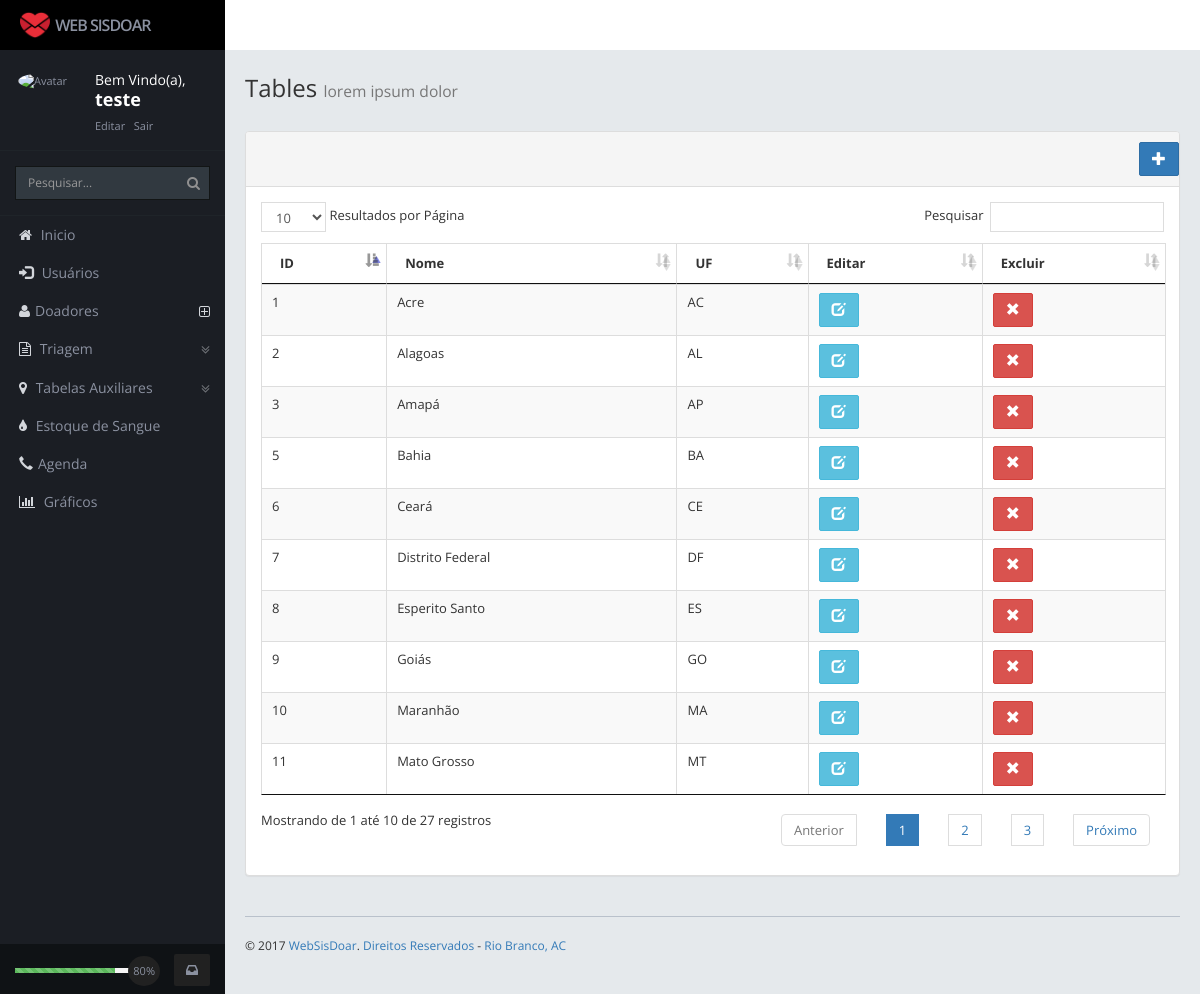
/lista_estados.php (signed in), run on the app's committed database.
### tables this page shows
CREATE TABLE `estado` (
  `idestado` int(11) NOT NULL AUTO_INCREMENT,
  `nome` varchar(45) DEFAULT NULL,
  `uf` varchar(45) DEFAULT NULL,
  PRIMARY KEY (`idestado`)
);

### lista_estados.php (the view, shortened to what this page needs)
<?php
include './config/conexao.php';
?>
<!DOCTYPE html>
<html>
    <head>
        <?php
        include './layout/cabecalho.php';
        ?>
        <link rel="stylesheet" href="../../css/jquery.dataTables.min.css">
    </head>
    <body >
        <div class="body content rows scroll-y">
            <div class="page-heading animated fadeInDownBig">
                <h1>Tables <small>lorem ipsum dolor</small></h1>
            </div>
            <div class="panel panel-default">
                <div class="panel-heading">
                    <div class="row">
                        <a href="cadastrar_estado.php" class="btn btn-primary pull-right"><i class="glyphicon glyphicon-plus"></i></a>
                    </div>
                </div>
                <div class="panel-body">
                    <table width="100%" class="table table-striped table-bordered table-hover" id="example2">
                        <thead>
                            <tr>
                                <th>ID</th>
                                <th>Nome</th>
                                <th>UF</th>
                                <th>Editar</th>
                                <th>Excluir</th>
                            </tr>
                        </thead>
                        <tbody>
                            <?php
                            $sql = ("select * from estado;");
                            foreach ($con->query($sql) as $row) {
                                ?>
                                <tr>
                                    <td><?php echo $row['idestado']; ?></td>
                                    <td><?php echo $row['nome']; ?></td>
                                    <td><?php echo $row['uf']; ?></td>
                                    <td>
                                        <?php echo "<a class='btn btn-info' href='edit_user.php?id=" . $row['idestado'] . "'><i class='glyphicon glyphicon-edit'></i></a>"; ?>
                                    </td>
                                    <td>
                                        <?php echo "<a href='#' class='btn btn-danger' id='excluir' rel='" . $row['idestado'] . "'><i class='glyphicon glyphicon-remove'></i></a>"; ?>
                                    </td>
                                </tr>
                                <?php
                            }
                            ?>
                        </tbody>
                    </table>
                </div>
            </div>
            <?php
            include './layout/rodape.php';
            ?>
    </body>
</html>

### layout/cabecalho.php (shortened to what this page needs)
<!DOCTYPE html>
<html>
    <head>
        <link rel="icon" type="image/png"  href="/SISDOAR/ap.css" rel="stylesheet">
        <link href="/SISDOAR/WebSisDoar/assets/css/style.css" rel="stylesheet">
        <link href="/SISDOAR/WebSisDoar/assets/css/bootstrap.css" rel="stylesheet">
        <link href="/SISDOAR/WebSisDoar/assets/css/style.css" rel="stylesheet">
        <link href="/SISDOAR/WebSisDoar/assets/css/style-responsive.css" rel="stylesheet">
        <link href="/SISDOAR/WebSisDoar/assets/css/animate.css" rel="stylesheet">
        <link href="/SISDOAR/WebSisDoar/assets/third/font-awesome/css/font-awesome.min.css" rel="stylesheet">
        <link href="/SISDOAR/WebSisDoar/assets/third/weather-icon/css/weather-icons.min.css" rel="stylesheet">
        <link href="/SISDOAR/WebSisDoar/assets/third/morris/morris.css" rel="stylesheet">
        <link href="/SISDOAR/WebSisDoar/assets/third/nifty-modal/css/component.css" rel="stylesheet">
        <link href="/SISDOAR/WebSisDoar/assets/third/icheck/skins/minimal/grey.css" rel="stylesheet">
        <link href="/SISDOAR/WebSisDoar/assets/third/select/bootstrap-select.min.css" rel="stylesheet">
        <link href="/SISDOAR/WebSisDoar/assets/third/summernote/summernote.css" rel="stylesheet">
        <link href="/SISDOAR/WebSisDoar/assets/third/magnific-popup/magnific-popup.css" rel="stylesheet">
        <link rel="stylesheet" href="/SISDOAR/WebSisDoar/assets/datatables/dataTables.bootstrap.css">
        <link href="/SISDOAR/WebSisDoar/assets/font-awesome/css/font-awesome.min.css" rel="stylesheet" type="text/css">
    </head>
    <body class="tooltips">
        <div class="container">
            <div class="logo-brand header sidebar rows">
                <div class="logo">
                    <h1><a href="/SISDOAR/WebSisDoar/DashBoard.php"><img src="/SISDOAR/WebSisDoar/assets/img/icon_coracao.png" alt="Logo"> WEB SISDOAR</a></h1>
                </div>
            </div>
            <div class="left side-menu">
                <div class="body rows scroll-y">
                    <div class="sidebar-inner slimscroller">
                        <div class="media">
                            <a class="pull-left" href="#fakelink">
                                <img class="media-object img-circle" src="/SISDOAR/WebSisDoar/assets/img/admin.png" alt="Avatar">
                            </a>
                            <div class="media-body">
                                Bem Vindo(a),
                                <h4 class="media-heading "><strong><?php echo $_SESSION['usuarioNome'] ?></strong></h4>
                                <a href="user-profile.html">Editar</a>
                                <a href="#" class="sair">Sair</a>
                            </div>
                        </div>
                        <div id="search">
                            <form role="form">
                                <input type="text" class="form-control search" placeholder="Pesquisar...">
                                <i class="fa fa-search"></i>
                            </form>
                        </div>
                        <div id="sidebar-menu">
                            <ul>
                                <li><a href="/SISDOAR/WebSisDoar/DashBoard.php"><i class="fa fa-home"></i> Inicio</a></li>
                                <li><a href="/SISDOAR/WebSisDoar/pages/usuario/lista_usuario.php"><i class="glyphicon glyphicon-log-in"></i> Usuários</a></li>
                                <li><a href="/SISDOAR/WebSisDoar/pages/doador/lista_doador.php"><i class="fa fa-user"></i><i class="fa fa-plus-square-o i-right"></i>Doadores</a>
                                </li>
                                <li><a href="#fakelink"><i class="fa fa-file-text-o"></i><i class="fa fa-angle-double-down i-right"></i> Triagem</a>
                                </li>
                                <li><a href="#fakelink"><i class="fa fa-map-marker"></i><i class="fa fa-angle-double-down i-right"></i> Tabelas Auxiliares</a>
                                </li>
                                <li><a href="/SISDOAR/WebSisDoar/pages/estoque/estoque_sangue.php"><i class="fa fa-tint"></i> Estoque de Sangue</a></li>
                                <li><a href="/SISDOAR/WebSisDoar/pages/funcionario/lista_agenda.php"><i class="glyphicon glyphicon-earphone"></i>Agenda</a>
                                <li><a href="/SISDOAR/WebSisDoar/graficos.php"><i class="fa fa-bar-chart-o"></i> Gráficos</a></li>
                            </ul>
                        </div>
                    </div>
                </div>
                <div class="footer rows animated fadeInUpBig">
                    <div class="progress progress-xs progress-striped active">
                        <div class="progress-bar progress-bar-success" role="progressbar" aria-valuenow="80" aria-valuemin="0" aria-valuemax="100" style="width: 80%">
                            <span class="progress-precentage">80&#37;</span>
                        </div>
                        <a data-toggle="tooltip" title="See task progress" class="btn btn-default md-trigger" data-modal="task-progress"><i class="fa fa-inbox"></i></a>
                    </div>
                </div>
            </div>
            <div class="right content-page">
                <div class="header content rows-content-header">
                    <div class="navbar navbar-default" role="navigation">
                    </div>
                </div>
                </html>

### layout/rodape.php (shortened to what this page needs)
                                <footer>
                                    &copy; 2017 <a href="index.html">WebSisDoar</a>. <a href="http://isohdesign.com" target="_blank"> Direitos Reservados </a> - <a href="#fakelink">Rio Branco, AC</a>
                                </footer>
    </div>
</body>
</html>

### assets/third/nifty-modal/css/component.css (style rules this page uses)
.container { min-height: 100%; }

### data on the page
estado: idestado "1", nome "Acre", uf "AC"
estado: idestado "2", nome "Alagoas", uf "AL"
estado: idestado "3", nome "Amapá", uf "AP"
estado: idestado "5", nome "Bahia", uf "BA"
estado: idestado "6", nome "Ceará", uf "CE"
estado: idestado "7", nome "Distrito Federal", uf "DF"
estado: idestado "8", nome "Esperito Santo", uf "ES"
estado: idestado "9", nome "Goiás", uf "GO"
estado: idestado "10", nome "Maranhão", uf "MA"
estado: idestado "11", nome "Mato Grosso", uf "MT"

### other printed values
$_SESSION['usuarioNome'] "teste"
